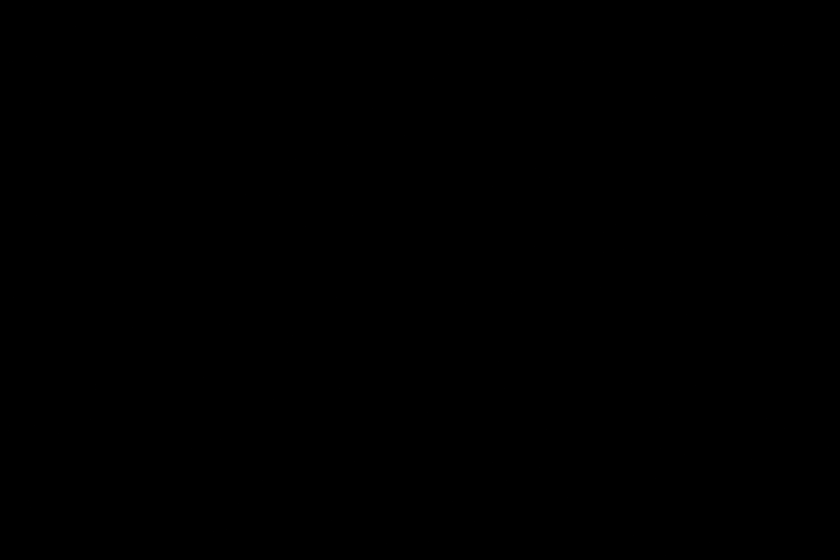
Frame 1 (no input)
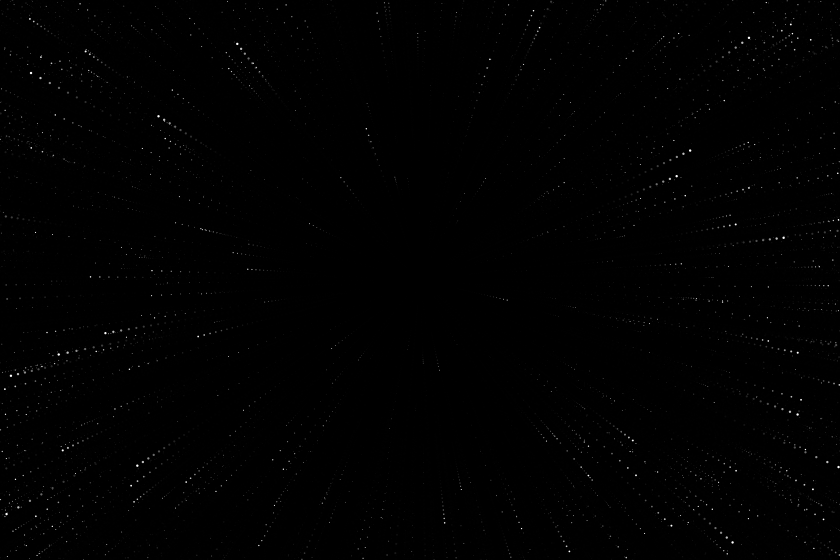
Frame 60 (the mouse pressed at the canvas centre just before this capture)
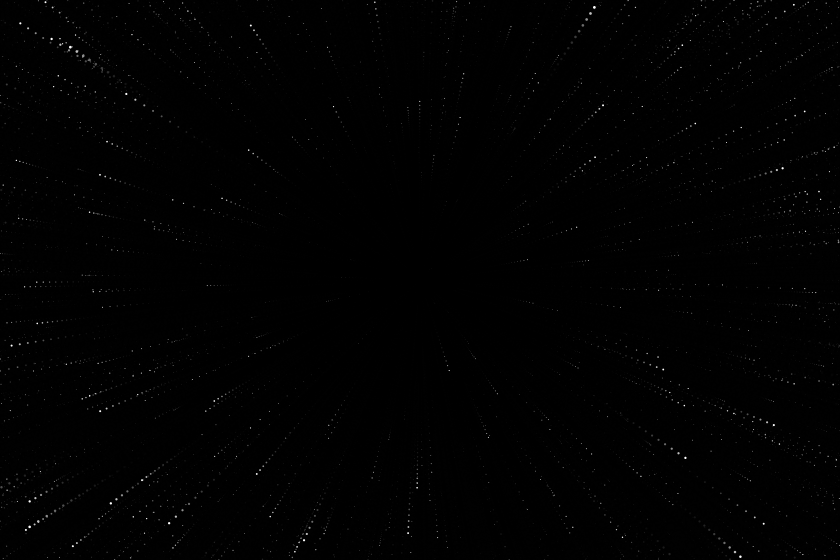
Frame 120 (the mouse held since frame 60 and released just before this capture)

The Processing sketch that drew these frames (run headless with seeded random() and noise(); from frame 60 on, the mouse is pressed at the canvas centre):

// Processing sketch: Space_travel
// ── Space_travel.pde
PVector center;
int Stars = 1000;
Star[] stars = new Star[Stars];

void setup(){
  size(840,560);
  background(0);
  surface.setResizable(true);
  center = new PVector(width/2,height/2);
  
  fill(255);
  noStroke();
  
  for(int i=0;i<Stars;i++){
    stars[i] = new Star(new PVector(random(width),random(height)));
  }
}

void draw(){
  fill(0,64);
  rect(0,0,width,height);
  fill(255);
  center = new PVector(width/2,height/2,0);
  for(Star s : stars){
    s.update();
    s.render();
  }
}
// ── Star.pde
class Star{
  PVector pos, vel, acc;
  
  Star(PVector p){
    pos=p.copy();
    setVectors();
  }
  
  void update(){
    vel.add(acc);
    pos.add(vel);
    pos.z++;
    
    if(pos.x<0||pos.x>width||pos.y<0||pos.y>height){
      pos=new PVector(random(width),random(height),0);
      setVectors();
    }
  }
  
  void render(){
    float w=map(pos.z,0,100,0,4);
    ellipse(pos.x,pos.y,w,w);
  }
  
  void setVectors(){
    vel=PVector.sub(pos,center);
    vel.setMag(random(0.1,1));
    acc=vel.copy();
  }
}
